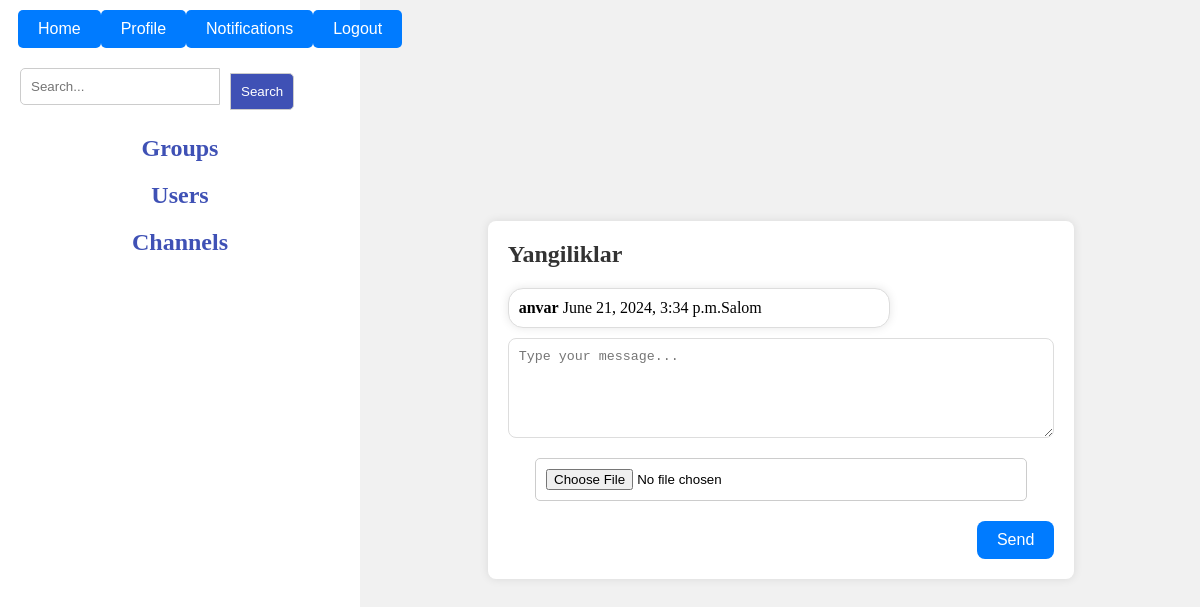
Screenshot of /messages/channel/1/ (signed in) with the database file from the repository.
### messanger/models.py (models this page shows, shortened)
class Channel(models.Model):
    name = models.CharField(max_length=100)
    description = models.TextField()
    created_at = models.DateTimeField(auto_now_add=True)
    owner = models.ForeignKey(settings.AUTH_USER_MODEL, on_delete=models.CASCADE)
    class Meta:
        db_table = 'channel'

class Message(models.Model):
    sender = models.ForeignKey(settings.AUTH_USER_MODEL, on_delete=models.CASCADE)
    content = models.TextField()
    attachment = models.FileField(upload_to='attachments/', blank=True, null=True)
    created_at = models.DateTimeField(auto_now_add=True)
    channel = models.ForeignKey(Channel, null=True, blank=True, on_delete=models.CASCADE)
    group = models.ForeignKey(Group, null=True, blank=True, on_delete=models.CASCADE)
    class Meta:
        db_table = 'message'

### users/models.py (models this page shows, shortened)
class CustomUser(AbstractUser):
    image=models.ImageField(upload_to='users_images/',blank=True,null=True,default='default_img/user_img.png')
    class Meta:
        db_table = 'customuser'

### messanger/views.py (the view)
# urls.py: path('messages/channel/<int:channel_id>/', channel_messages, name='channel_messages'),
@login_required
def channel_messages(request, channel_id):
    channel = get_object_or_404(Channel, id=channel_id)
    messages = Message.objects.filter(channel=channel).order_by('-created_at')
    is_member = UserChannel.objects.filter(user=request.user, channel=channel).exists()
    return render(request, 'messanger/channel_messages.html', {
        'channel': channel,
        'messages': messages,
        'is_member': is_member
    })

### templates/messanger/channel_messages.html (shortened to what this page needs)
{% extends 'base.html' %}
{% block content %}
<div class="channel-messages">
    <h1>{{ channel.name }}</h1>
    <div class="message-list">
        {% for message in messages %}
            <div class="message">
                <p><strong>{{ message.sender.username }}</strong> <span>{{ message.created_at }}</span></p>
                <p>{{ message.content }}</p>
            </div>
        {% endfor %}
    </div>
    {% if is_member %}
    <form method="post" action="{% url 'messanger:send_message' channel.id %}" enctype="multipart/form-data" class="channel_form">
        <textarea name="content" placeholder="Type your message..."></textarea>
        <input type="file" name="attachment">
        <button type="submit">Send</button>
    </form>
    {% else %}
    <p>You must be a member of this channel to send messages.</p>
    {% endif %}
</div>
{% endblock %}

### templates/base.html (style rules this page uses)
* { margin: 0; padding: 0; box-sizing: border-box; list-style: none; text-decoration: none; }
body { background-color: #f1f1f1; display: flex; }
.channel-messages { width: 70%; margin: 50px auto; background-color: #ffffff; padding: 20px; border-radius: 8px; box-shadow: 0 0 10px rgba(0, 0, 0, 0.1); }
.channel-messages h1 { font-size: 24px; margin-bottom: 20px; color: #333; }
.channel_form { display: flex; flex-direction: column; }
.channel_form textarea { width: 100%; height: 100px; padding: 10px; margin-bottom: 10px; border-radius: 8px; border: 1px solid #ddd; resize: vertical; }
.channel_form button { align-self: flex-end; padding: 10px 20px; background-color: #007bff; border: none; border-radius: 8px; color: #fff; font-size: 16px; cursor: pointer; transition: background-color 0.3s; }
.message { display: flex; margin: 10px 0; padding: 10px; border-radius: 15px; max-width: 70%; word-wrap: break-word; position: relative; box-shadow: 0 0 10px rgba(0, 0, 0, 0.1); background-color: #ffffff; border: 1px solid #ddd; }
form { display: flex; gap: 10px; align-items: center; width: 100%; }
form input, form textarea { width: 90%; max-width: 860px; padding: 10px; margin-bottom: 10px; border: 1px solid #ccc; border-radius: 5px; box-sizing: border-box; }
form button { padding: 5px; background-color: #6e87f8; color: white; border: none; border-radius: 5px; cursor: pointer; transition: background-color 0.3s ease; }

### rows the page displays
Channel: name "Yangiliklar"
Message: sender.username "anvar", created_at "June 21, 2024, 3:34 p.m.", content "Salom"
